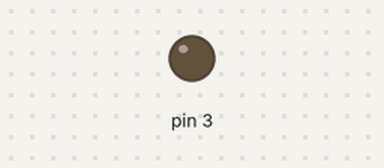
Simulated run of this sketch. Board: Arduino Uno, built with avr-gcc and run on an emulated ATmega328P. Shown: output pins drawn as LEDs (lit = HIGH).

Above: at 0.05 s.
At 2.55 s:
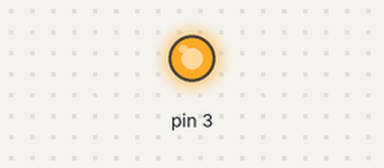
Timing chart, 0 to 6.4 s (numbered marks = the images above):
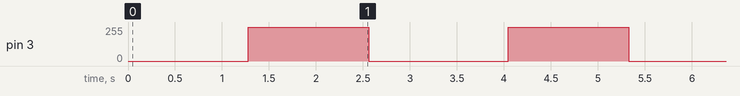

The sketch:

PWD_20160213.ino
```cpp
int d = 5;

void setup () {
  pinMode(3, OUTPUT);
}

void loop() {
  for(int i = 0; i < 256; i++) {
   analogWrite(3, i);
   delay(d);
  }

  for(int i = 255; i >= 0; i--) {
   analogWrite(3, i);
   delay(d);
  }

  delay(200);
}
```

Measured:
- by itself, pin 3: repeats every 2.8 s: 0/255 1.5 s, 255/255 1.3 s
